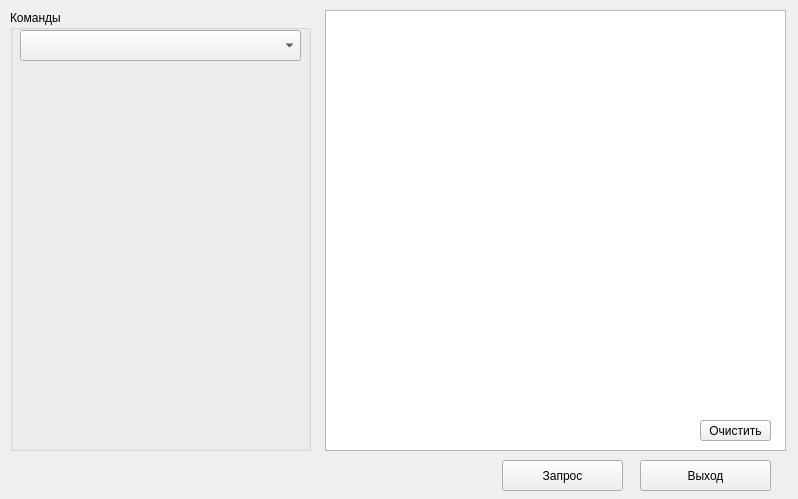
<?xml version="1.0" encoding="UTF-8"?>
<ui version="4.0">
 <class>CommandWindow</class>
 <widget class="QWidget" name="CommandWindow">
  <property name="geometry">
   <rect>
    <x>0</x>
    <y>0</y>
    <width>798</width>
    <height>499</height>
   </rect>
  </property>
  <property name="windowTitle">
   <string>Form</string>
  </property>
  <widget class="QPushButton" name="pushButtonClose">
   <property name="geometry">
    <rect>
     <x>640</x>
     <y>460</y>
     <width>131</width>
     <height>31</height>
    </rect>
   </property>
   <property name="text">
    <string>Выход</string>
   </property>
  </widget>
  <widget class="QTextBrowser" name="textBrowser">
   <property name="geometry">
    <rect>
     <x>325</x>
     <y>10</y>
     <width>461</width>
     <height>441</height>
    </rect>
   </property>
  </widget>
  <widget class="QPushButton" name="pushButton_request">
   <property name="geometry">
    <rect>
     <x>502</x>
     <y>460</y>
     <width>121</width>
     <height>31</height>
    </rect>
   </property>
   <property name="text">
    <string>Запрос</string>
   </property>
  </widget>
  <widget class="QGroupBox" name="groupBox">
   <property name="geometry">
    <rect>
     <x>10</x>
     <y>10</y>
     <width>301</width>
     <height>441</height>
    </rect>
   </property>
   <property name="title">
    <string>Команды</string>
   </property>
   <widget class="QComboBox" name="cbCommandFN">
    <property name="geometry">
     <rect>
      <x>10</x>
      <y>20</y>
      <width>281</width>
      <height>31</height>
     </rect>
    </property>
   </widget>
  </widget>
  <widget class="QPushButton" name="pushButton_clear">
   <property name="geometry">
    <rect>
     <x>700</x>
     <y>420</y>
     <width>71</width>
     <height>21</height>
    </rect>
   </property>
   <property name="text">
    <string>Очистить</string>
   </property>
  </widget>
 </widget>
 <resources/>
 <connections/>
</ui>
